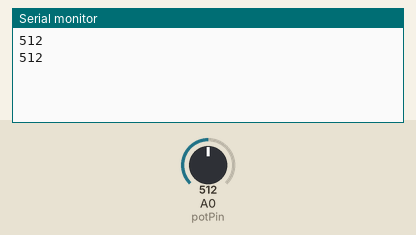
Simulated run of this sketch. Board: Arduino Uno, built with avr-gcc and run on an emulated ATmega328P. Shown: the last lines printed to the serial monitor. The test bench sets the inputs (shaded band); at power-on: A0 (potPin) = 512.

Above: at 1.8 s.
1.9 s: A0 (potPin) set to 716
At 2.8 s:
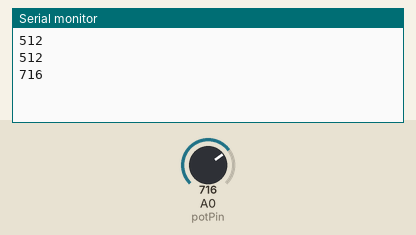
3.4 s: A0 (potPin) set to 900
At 4.8 s:
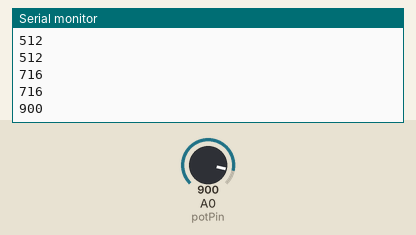
Timing chart, 0 to 6.4 s (numbered marks = the images above; inputs shaded):
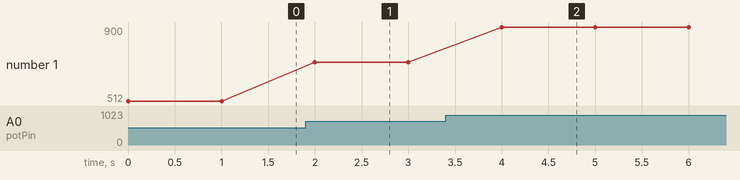

The sketch:

Analog_Practice.ino
```cpp
int potPin = 0;
//int latchPin = 5;
//int clockPin = 6;
//int dataPin = 4;

int oxredPot = 0;

//Reference electrode must be connected to analog ground
//Redox electrode connects to high input of diff channel
//Reference electrode connects to low input

void setup() {
  Serial.begin(9600);
  //pinMode(latchPin, OUTPUT);
  //pinMode(dataPin, OUTPUT);
  //pinMode(clockPin, OUTPUT);
}

void loop() {
  //This line is used to read in analog values from A0
  int reading = analogRead(potPin);
  //int oxredPot = reading / 114;  //1023 / 9
 Serial.println(reading);
 delay(1000);
  //updateShiftRegister();
}

//This function sets the latchPin to low, calls shiftOut() before
//setting it back to high
//shiftOut([data], [clock], [start point data], [actual data])
//void updateShiftRegister()
//{
   //digitalWrite(latchPin, LOW);
   //Least significant bit (LSBFIRST)
   //shiftOut(dataPin, clockPin, LSBFIRST, oxredPot);
   //digitalWrite(latchPin, HIGH);
//}

//Use of variable 10 kOhm resistor (potentiometer aka. pot)
//connected to the Arduino board allows use of knob to change the
//value being printed in the serial monitor
```

Measured:
- after the input at 1.9 s, the serial monitor: prints a new line after 0.10 s (image 1)
- after the input at 3.4 s, the serial monitor: prints a new line after 0.60 s (image 2)
- plotted number 1: 512 → 716 after the input at 1.9 s, 716 → 900 after the input at 3.4 s
